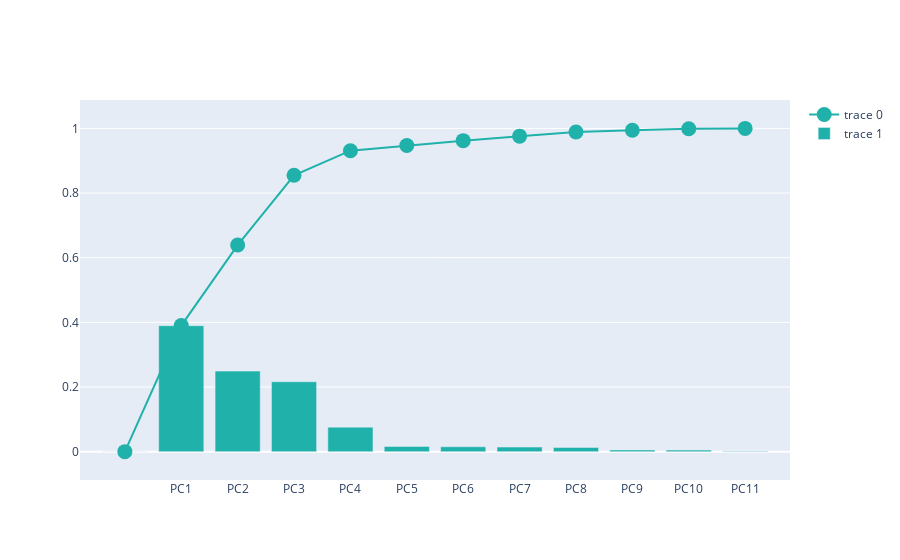

Notebook cell for this chart:
### Code cell
import plotly.graph_objects as go
fig=go.Figure()
fig.add_trace(
    go.Scatter(
        x= df_explained_variance['PC'],
        y= df_explained_variance['Cumulative Variance'],
        marker=dict(size=15, color="lightSeaGreen")
    ))
fig.add_trace(
    go.Bar(
        x = df_explained_variance['PC'],
        y = df_explained_variance['Explained Variance'],
        marker=dict(color="lightSeaGreen")
    ))
fig.show()

### Figure 1 — Plotly figure (JSON) as saved in the notebook; plotly's stock layout.template omitted (floating-point values rounded to 4 significant figures)
{"data": [{"marker": {"color": "lightSeaGreen", "size": 15}, "type": "scatter", "x": ["", "PC1", "PC2", "PC3", "PC4", "PC5", "PC6", "PC7", "PC8", "PC9", "PC10", "PC11"], "y": [0, 0.39, 0.639, 0.855, 0.931, 0.947, 0.962, 0.976, 0.989, 0.994, 0.999, 1]}, {"marker": {"color": "lightSeaGreen"}, "type": "bar", "x": ["", "PC1", "PC2", "PC3", "PC4", "PC5", "PC6", "PC7", "PC8", "PC9", "PC10", "PC11"], "y": [0, 0.3896, 0.2491, 0.2161, 0.07572, 0.0161, 0.01503, 0.0141, 0.01295, 0.005199, 0.004665, 0.001461]}], "layout": {"autosize": true, "xaxis": {"autorange": true, "range": [-0.7173, 11.72], "type": "category"}, "yaxis": {"autorange": true, "range": [-0.1283, 1.128], "type": "linear"}}}
